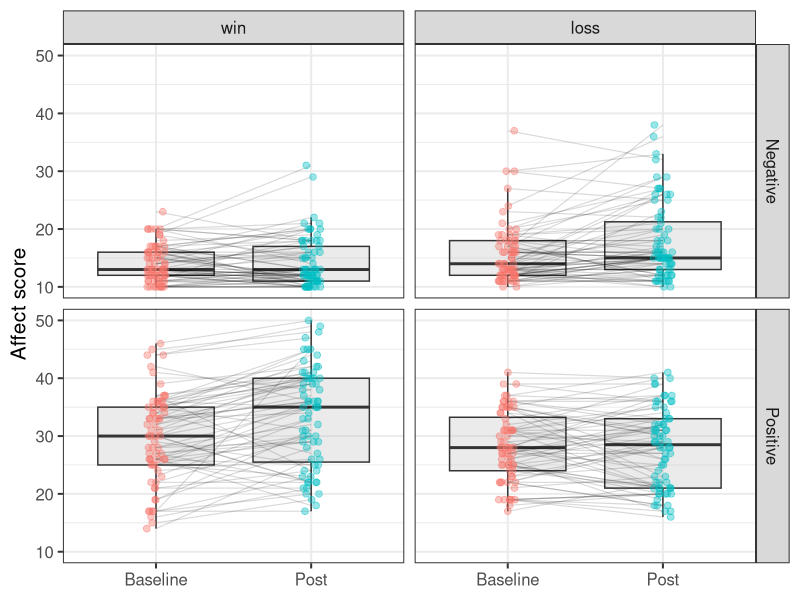
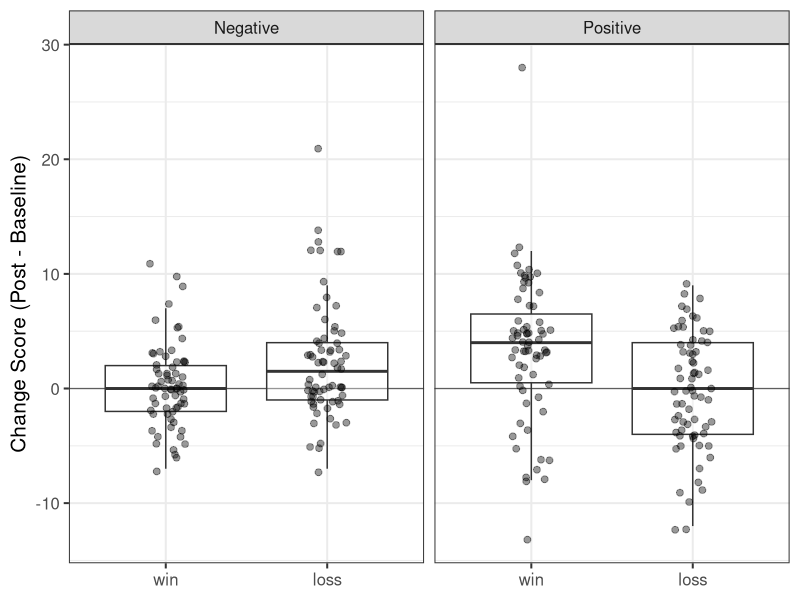

R code for these plots, in order:
library(tidyverse);theme_set(theme_bw(base_size = 15))

switch_data <- read_csv("hw3Jan23/data/raw/WL_switching_df.csv") #loading in the data set I will be using for creating my plots 

long_switch_data <- switch_data |> select( #switching the data set I have into long format so that I can have one row per participant x (pos/neg) x (baseline/post) (PANAS scale consists of positive and negative emotions). 
  participant.ID, treatment, pos.baseline, pos.post, neg.baseline, neg.post) |> #piping these columns
  pivot_longer(cols = -c(participant.ID, treatment), names_to = c("change_type", "time"), names_sep = "\\.", values_to = "value") |>
  mutate(change_type = recode(change_type, pos = "Positive", neg = "Negative"), #changing the positive and negative values in the columns 
         time = recode(time, baseline = "Baseline", post = "Post"), #changing the values within the columns to different values
         treatment = factor(treatment, levels = c("win", "loss")) #converting the treatment into a factor 
         )
  
  
  
plot_one <- ggplot(long_switch_data, aes(time, value,group = participant.ID)) + #creating a boxplot and lime graph showing the mood values at each time point
        geom_boxplot(aes(group = time), fill = "grey", outlier.shape = NA, alpha = 0.3) + geom_line(alpha=0.15, linewidth = 0.4) + 
                       geom_point(aes(color=time), position = position_jitter(width=0.06, height = 0), size=2, alpha = 0.4) + 
  facet_grid(change_type ~ treatment) + #made the graph into a facet grid to show the different treatments and different mood values at baseline and post 
         labs(x = NULL, y = "Affect score") + theme(legend.position = "none")
plot_one

change_data <- switch_data |> select(participant.ID, treatment, pos.change, neg.change) |> #changed the data to a different type of long data using pivot longer. 
  pivot_longer(cols = c(pos.change, neg.change), names_to="change_type", values_to = "change_value") |> #the data is formatted with the actual change from Post - Baseline. 
  mutate(change_type = recode(change_type, "pos.change" = "Positive", "neg.change" = "Negative"), 
         treatment = factor(treatment, levels = c("win", "loss"))
         )
plot_two <- ggplot(change_data, aes(x = treatment, y = change_value)) + geom_hline(yintercept = 0, linewidth = 0.4, alpha = 0.6) + #geomhline adds a clearer line at the described y intercept spot
  geom_boxplot(outlier.shape = NA, alpha = 0.35) + geom_jitter(width=0.12, alpha = 0.4, size = 2) + #creating a boxplot that helps visualize the quantitative mood change 
  facet_wrap( ~ change_type, nrow = 1) + labs(x=NULL, y = "Change Score (Post - Baseline)") + theme(legend.position = "none") 
plot_two

